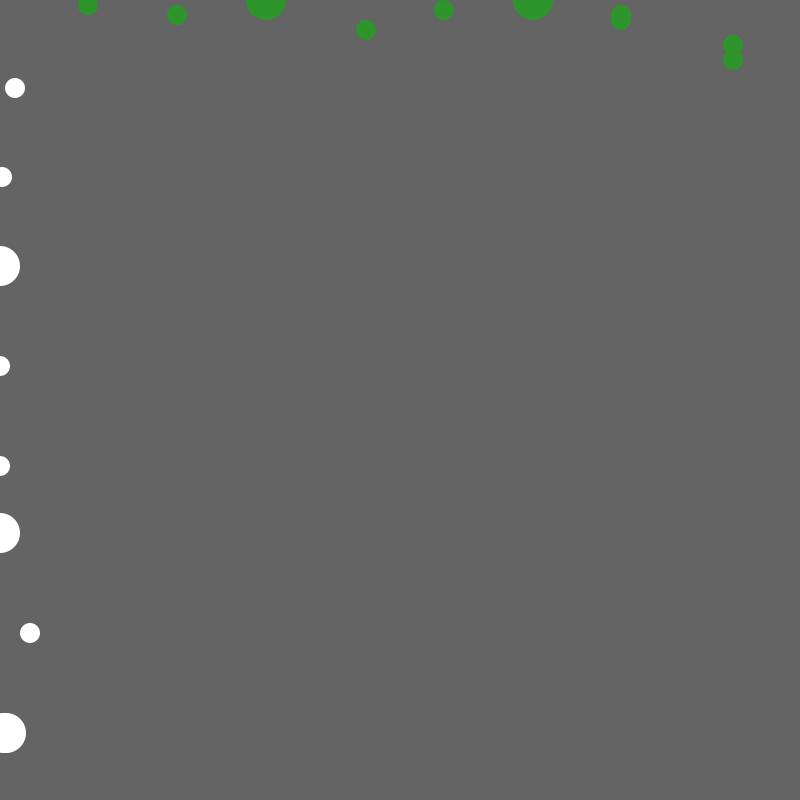
Frame 1 (no input)
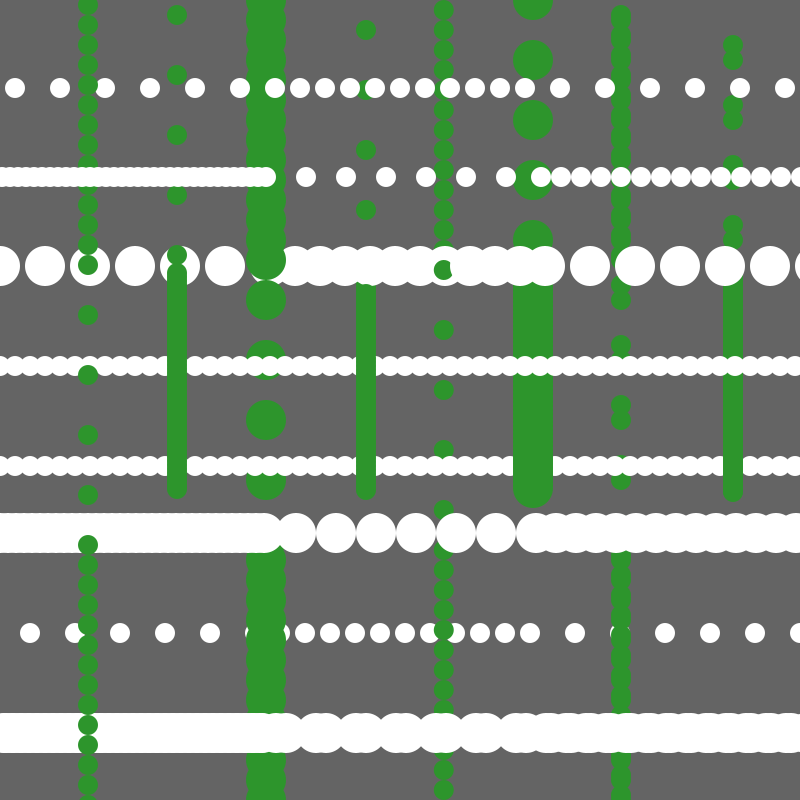
Frame 60 (the mouse pressed at the canvas centre just before this capture)
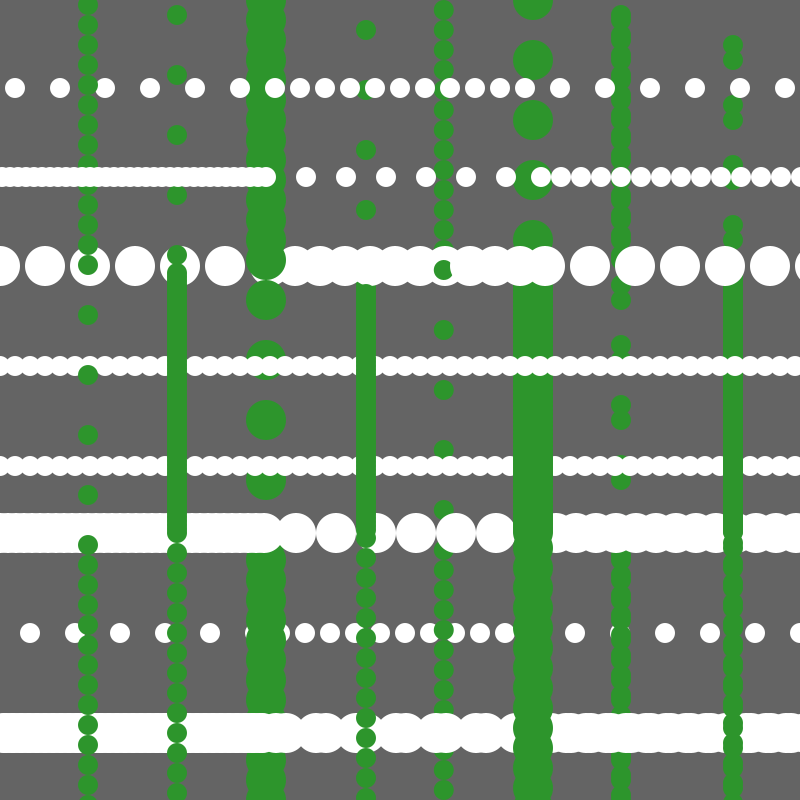
Frame 120 (the mouse held since frame 60 and released just before this capture)

The Processing sketch that drew these frames (run headless with seeded random() and noise(); from frame 60 on, the mouse is pressed at the canvas centre):

// Processing sketch: processing_110046
// ── processing_110046.pde

float warp1y = 0;
float warp2y = 0;
float weft1x = 0;
float weft2x = 0;
float warp3y = 0;
float warp4y = 0;
float weft3x = 0;
float weft4x = 0;
float weft5x = 0;

void setup() {
  size(800, 800);
  frameRate(40);
  background(100);
}

void draw() {

//****MAIN GRID****

  //warp1 

  fill(255);
  noStroke();
  fill (45,149,44);
  ellipse(width/3, warp1y, 40, 40);
  if (warp1y < height/3 ) {
    warp1y= warp1y+5;
  }
  else if (warp1y < (2 * height/3)) {
    warp1y = warp1y+15;
  }
  else {
    warp1y = warp1y+ 5;
  }
  //println(y);

  //Warp 2

  fill(255);
  noStroke();
  fill (45,149,44);
  ellipse(2 * width/3, warp2y, 40, 40);
  if (warp2y < height/3 ) {
    warp2y= warp2y+15;
  }
  else if (warp2y < (2 * height/3)) {
    warp2y = warp2y+1;
  }
  else {
    warp2y = warp2y+ 5;
  }

  //Weft 1

  noStroke();
  fill (255);
  ellipse(weft1x, height/3, 40, 40);
  if (weft1x < width/3 ) {
    weft1x= weft1x +15;
  }
  else if (weft1x < (2 * width/3)) {
    weft1x = weft1x + 5;
  }
  else {
    weft1x = weft1x+ 15;
  }
  
//Weft 2  
  
  noStroke();
  fill (255);
  ellipse(weft2x, 2* height/3, 40, 40);
  if (weft2x < width/3 ) {
    weft2x= weft2x +2;
  }
  else if (weft2x < (2 * width/3)) {
    weft2x = weft2x + 10;
  }
  else {
    weft2x = weft2x+ 5;
  }  
  


//**** UPPER LEFT GRID****
 fill(255);
  noStroke();
  fill (45,149,44);
  ellipse((width/3)/3, warp1y, 20, 20);
  if (warp1y < (height/3) ) {
    warp1y= warp1y+5;
  }
  else if (warp1y < (2 * (height/3))) {
    warp1y = warp1y+15;
  }
  else {
    warp1y = warp1y+ 5;
  }

  

  //println(y);

  //Warp 2

  fill(255);
  noStroke();
  fill (45,149,44);
  ellipse((2 * width/3)/3, warp2y, 20, 20);
  if (warp2y < (height/3) ) {
    warp2y= warp2y+15;
  }
  else if (warp2y < ((2 * height/3))) {
    warp2y = warp2y+1;
  }
  else {
    warp2y = warp2y+ 5;
  }

  //Weft 1

  noStroke();
  fill (255);
  ellipse(weft1x, (height/3)/3, 20, 20);
  if (weft1x < (width/3)) {
    weft1x= weft1x +15;
  }
  else if (weft1x < ((2 * width/3))) {
    weft1x = weft1x + 5;
  }
  else {
    weft1x = weft1x+ 15;
  }
  
//Weft 2  
  
  noStroke();
  fill (255);
  ellipse(weft2x, (2* height/3)/3, 20, 20);
  if (weft2x < (width/3)) {
    weft2x= weft2x +2;
  }
  else if (weft2x < ((2 * width/3))) {
    weft2x = weft2x + 10;
  }
  else {
    weft2x = weft2x+ 5;
  }  
  


//****UPPER MIDDLE GRID****

  //warp1 

  fill(255);
  noStroke();
  fill (45,149,44);
  ellipse(width/3+width/4.5, warp1y, 20, 20);
  if (warp1y < height/3 ) {
    warp1y= warp1y+5;
  }
  else if (warp1y < (2 * height/3)) {
    warp1y = warp1y+15;
  }
  else {
    warp1y = warp1y+ 5;
  }
  //println(y);

  //Warp 2

  fill(255);
  noStroke();
  fill (45,149,44);
  ellipse(width/3 + width/8, warp2y, 20, 20);
 if (warp2y < height/3 ) {
    warp2y= warp2y+15;
  }
  else if (warp2y < (2 * height/3)) {
    warp2y = warp2y+1;
  }
  else {
    warp2y = warp2y+ 5;
  }
  
  //Weft 1

  noStroke();
  fill (255);
  ellipse(weft5x, height/3 + height/4, 20, 20);
  if (weft5x < width/3 + height ) {
    weft5x= weft5x +15;
  }
  else if (weft5x < (2 * width/3)) {
    weft5x = weft5x + 5;
  }
  else {
    weft5x = weft5x+ 15;
  }
  
//Weft 2  
  
  noStroke();
  fill (255);
  ellipse(weft2x, 2* height/3 + width/4, 40, 40);
  if (weft2x < width/3 ) {
    weft2x= weft2x +2;
  }
  else if (weft2x < (2 * width/3)) {
    weft2x = weft2x + 10;
  }
  else {
    weft2x = weft2x+ 5;
  }  
  
  //****UPPER RIGHT GRID****

  //warp1 

  fill(255);
  noStroke();
  fill (45,149,44);
  ellipse(2*width/3 + width/9, warp1y, 20, 20);
  if (warp1y < height/3 ) {
    warp1y= warp1y+5;
  }
  else if (warp1y < (2 * height/3)) {
    warp1y = warp1y+15;
  }
  else {
    warp1y = warp1y+ 5;
  }
  //println(y);

  //Warp 2

  fill(255);
  noStroke();
  fill (45,149,44);
  ellipse(2*width/3 + width/4, warp2y, 20, 20);
  if (warp2y < height/3 ) {
    warp2y= warp2y+15;
  }
  else if (warp2y < (2 * height/3)) {
    warp2y = warp2y+1;
  }
  else {
    warp2y = warp2y+ 5;
  }

  //Weft 1

  noStroke();
  fill (255);
  ellipse(weft1x, 2*height/3 + height/8, 20, 20);
  if (weft1x < width/3 + height ) {
    weft1x= weft1x +15;
  }
  else if (weft1x < (2 * width/3)) {
    weft1x = weft1x + 5;
  }
  else {
    weft1x = weft1x+ 15;
  }
  
//Weft 2  
  
  noStroke();
  fill (255);
  ellipse(weft2x, 2* height/3 + width/4, 40, 40);
  if (weft2x < width/3 ) {
    weft2x= weft2x +2;
  }
  else if (weft2x < (2 * width/3)) {
    weft2x = weft2x + 10;
  }
  else {
    weft2x = weft2x+ 5;
  }  
   //****EXTRA GRID****

  //warp3 

  fill(255);
  noStroke();
  fill (45,149,44);
  ellipse(2*width/3 + width/9, warp1y, 20, 20);
  if (warp3y < height/3 ) {
    warp3y= warp1y+5;
  }
  else if (warp3y < (2 * height/3)) {
    warp3y = warp3y+15;
  }
  else {
    warp3y = warp3y+ 5;
  }
  //println(y);

  //Warp 4

  fill(255);
  noStroke();
  fill (45,149,44);
  ellipse(2*width/3 + width/4, warp2y, 20, 20);
  if (warp4y < height/3 ) {
    warp4y= warp4y+15;
  }
  else if (warp4y < (2 * height/3)) {
    warp4y = warp4y+1;
  }
  else {
    warp4y = warp4y+ 5;
  }

  //Weft 3

  noStroke();
  fill (255);
  ellipse(weft3x, height/3 + height/8, 20, 20);
  if (weft3x < width/3 + height ) {
    weft3x= weft3x +15;
  }
  else if (weft3x < (2 * width/3)) {
    weft3x = weft3x + 5;
  }
  else {
    weft3x= weft3x+ 15;
  }
  
//Weft 4  
  /*
  noStroke();
  fill (255);
  ellipse(weft4x, 2* height/3 + width/4, 40, 40);
  if (weft4x < width/3 ) {
    weft4x= weft4x +2;
  }
  else if (weft4x < (2 * width/3)) {
   weft4x = weft4x + 10;
  }
  else {
  weft4x= weft4x+ 5;
  }  
 */  
}
